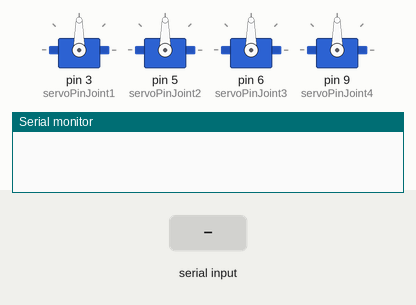
This sketch was run on a simulated Arduino Uno, built with avr-gcc and run on an emulated ATmega328P. Shown: 4 × servo, the last lines printed to the serial monitor. The test bench sets the inputs (shaded band).

Above: at 1.2 s.
1.3 s: ",\n" received over Serial
At 2.3 s:
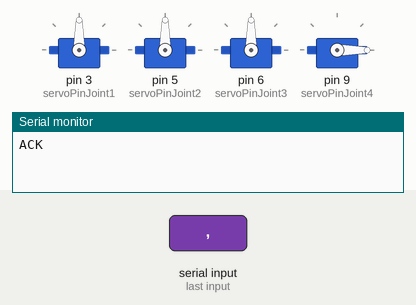
2.8 s: "90,45,200\n" received over Serial
At 3.9 s:
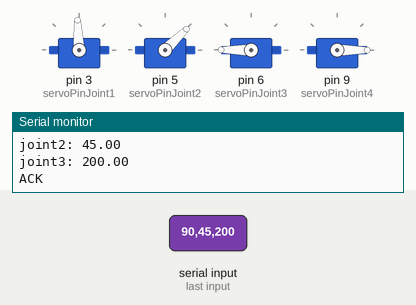
4.3 s: "30,150,10,200\n" received over Serial
At 5.2 s:
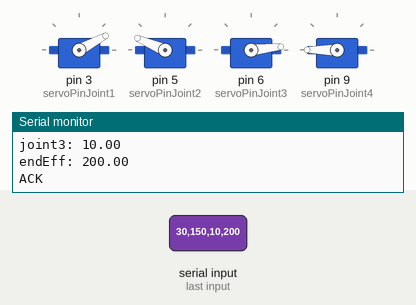
5.8 s: byte 10 ('\n') received over Serial
At 6.9 s:
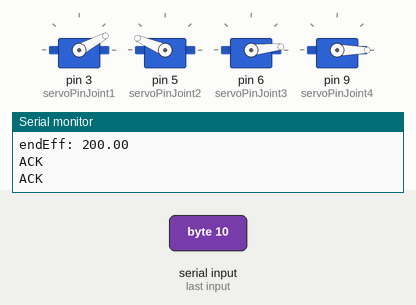
7.3 s: "1,90,45\n" received over Serial
At 8.4 s:
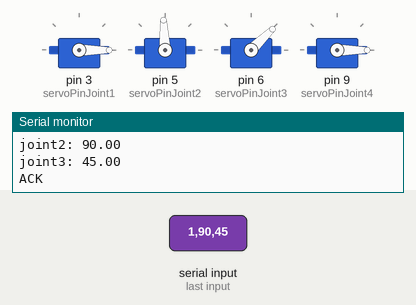
8.8 s: "90,45\n" received over Serial
At 9.4 s:
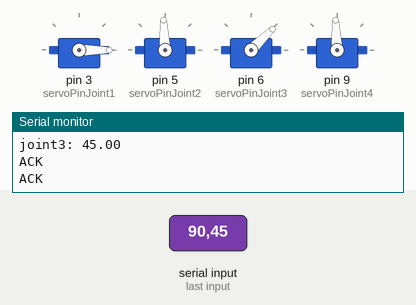
Timing chart, 0 to 11.3 s (numbered marks = the images above; inputs shaded):
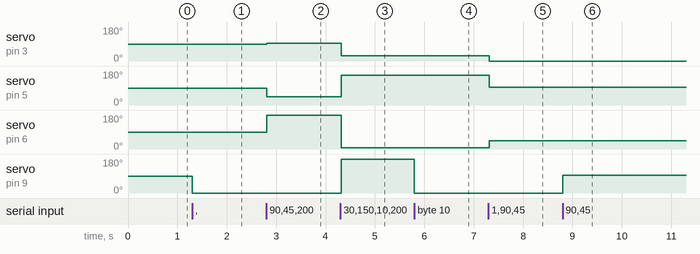

Measured:
- after the input at 1.3 s, servo on pin 9 (servoPinJoint4): 90° → 0° at once
- after the input at 2.8 s, servo on pin 3 (servoPinJoint1): 90° → 93° at once; servo on pin 5 (servoPinJoint2): 90° → 44° at once; servo on pin 6 (servoPinJoint3): 90° → 180° at once
- after the input at 4.3 s, servo on pin 3 (servoPinJoint1): 93° → 28° at once; servo on pin 5 (servoPinJoint2): 44° → 157° at once; servo on pin 6 (servoPinJoint3): 180° → 6° at once; servo on pin 9 (servoPinJoint4): 0° → 180° at once
- after the input at 5.8 s, servo on pin 9 (servoPinJoint4): 180° → 0° at once
- after the input at 7.3 s, servo on pin 3 (servoPinJoint1): 28° → 0° at once; servo on pin 5 (servoPinJoint2): 157° → 93° at once; servo on pin 6 (servoPinJoint3): 6° → 44° at once
- after the input at 8.8 s, servo on pin 9 (servoPinJoint4): 0° → 93° at once

The sketch:

low_level_control.ino
```cpp
#include<stdio.h>
#include<Servo.h>

// declaring servo motors
Servo servoJoint1;
Servo servoJoint2;
Servo servoJoint3;
Servo servoJoint4;

// declaring servo pins
int servoPinJoint1=3;
int servoPinJoint2=5;
int servoPinJoint3=6;
int servoPinJoint4=9;

// initial position of each servo motor
int initialPosJoint1=90;
int initialPosJoint2=90;
int initialPosJoint3=90;
int initialPosJoint4=90;

// equivalent of 0,180 in terms of microsecond write
int minPulse=500;
int maxPulse=2500;

String inputString="";  // incoming serial data buffer
bool stringComplete=false;  // serial data status
int commaCounter;  // counting comma in the complete string buffer

void setup() {
  Serial.begin(9600);

  // servo attachment to the arduino pins
  servoJoint1.attach(servoPinJoint1);
  servoJoint2.attach(servoPinJoint2);
  servoJoint3.attach(servoPinJoint3);
  servoJoint4.attach(servoPinJoint4);

  // pinMode(servoPinJoint1,OUTPUT);
  // pinMode(servoPinJoint2,OUTPUT);
  // pinMode(servoPinJoint3,OUTPUT);
  // pinMode(servoPinJoint4,OUTPUT);

  // intial position of all the servos
  servoJoint1.write(initialPosJoint1);
  servoJoint2.write(initialPosJoint2);
  servoJoint3.write(initialPosJoint3);
  servoJoint4.write(initialPosJoint4);

}

// generating  microseconds pulse for servos
int pulseGenerator(float angle){
  int pulse=minPulse + (angle/180)*(maxPulse-minPulse);
  return pulse;
}

void loop() {
  if (stringComplete){  //to check if the input string is complete

  float joint1,joint2,joint3,endEffJoint;
  int pulseJoint1,pulseJoint2,pulseJoint3,pulseJoint4,pulseJoint;
  int firstComma,secondComma,thirdComma;
    if(commaCounter==3){  // checks the comma count to determine how many servos are need to rotate

      firstComma=inputString.indexOf(',');  //locate the index of first comma in the compete input string
      secondComma=inputString.indexOf(',', firstComma+1);  //loacte the index of comma that appears after the first comma
      thirdComma=inputString.indexOf(',',secondComma+1);  //locate the next comma after the second comma

      if(firstComma>0 && secondComma>firstComma && thirdComma>secondComma){
        // checks if the index of expected commas are valid

        // converting jostrings from input string, that are separated by commas
        joint1=inputString.substring(0,firstComma).toFloat();
        joint2=inputString.substring(firstComma+1,secondComma).toFloat();
        joint3=inputString.substring(secondComma+1,thirdComma).toFloat();
        endEffJoint=inputString.substring(thirdComma+1).toFloat();


        Serial.print("joint1: ");Serial.println(joint1);
        Serial.print("joint2: ");Serial.println(joint2);
        Serial.print("joint3: ");Serial.println(joint3);
        Serial.print("endEff: ");Serial.println(endEffJoint);

        // converting float angles to integer pulse
        pulseJoint1=pulseGenerator(joint1);
        pulseJoint2=pulseGenerator(joint2);
        pulseJoint3=pulseGenerator(joint3);
        pulseJoint4=pulseGenerator(endEffJoint);

        // servo actuation
        servoJoint1.writeMicroseconds(pulseJoint1);
        servoJoint2.writeMicroseconds(pulseJoint2);
        servoJoint3.writeMicroseconds(pulseJoint3);
        servoJoint4.writeMicroseconds(pulseJoint4);

        Serial.println("ACK");  //printing acknowledgement for trajectory generator to know that arduino has executed what it was asked for and send next
        inputString="";
        stringComplete=false;
      }
    }

    else if(commaCounter==2){
      firstComma=inputString.indexOf(',');
      secondComma=inputString.indexOf(',',firstComma+1);
      if(firstComma>0 && secondComma>firstComma ){

        joint1=inputString.substring(0,firstComma).toFloat();
        joint2=inputString.substring(firstComma+1,secondComma).toFloat();
        joint3=inputString.substring(secondComma+1).toFloat();

        Serial.print("joint1: ");Serial.println(joint1);
        Serial.print("joint2: ");Serial.println(joint2);
        Serial.print("joint3: ");Serial.println(joint3);

        pulseJoint1=pulseGenerator(joint1);
        pulseJoint2=pulseGenerator(joint2);
        pulseJoint3=pulseGenerator(joint3);

        servoJoint1.writeMicroseconds(pulseJoint1);
        servoJoint2.writeMicroseconds(pulseJoint2);
        servoJoint3.writeMicroseconds(pulseJoint3);

        Serial.println("ACK");

      }
      inputString="";
      stringComplete=false;
    }
    else if(commaCounter<2){    //only for end effector actuation when no other servos are required to move

      float angle=inputString.toFloat();
      pulseJoint=pulseGenerator(angle);
      servoJoint4.writeMicroseconds(pulseJoint);
      Serial.println("ACK");
      inputString="";
      stringComplete=false;
    }

  }
  //reseting the inputString and stringComplete so new joints string can appear in serial buffer


}


void serialEvent(){  //calling serialevent to check on serial data buffer
  while(Serial.available()){
    char inChar=(char)Serial.read();  //reading each charecter of the buffer
    if(inChar=='\n'){  //checking if '\n' appears in the buffer

      /* if any \n appears then it means that one set of joangles is complete in the buffer and
      to execute the trajectory the string status must be changed to true */
      stringComplete=true;
      commaCounter=0;
      for(int i=0;i<inputString.length();i++){  //checking how many commas are in the set of joangles
        char comma=inputString[i];
        if(comma==','){
          commaCounter++;
        }

      }
    }
    else{
      inputString=inputString + inChar;  //if inChar is not '\n' then add the next charecter until '\n' appears
    }

  }
}
```
